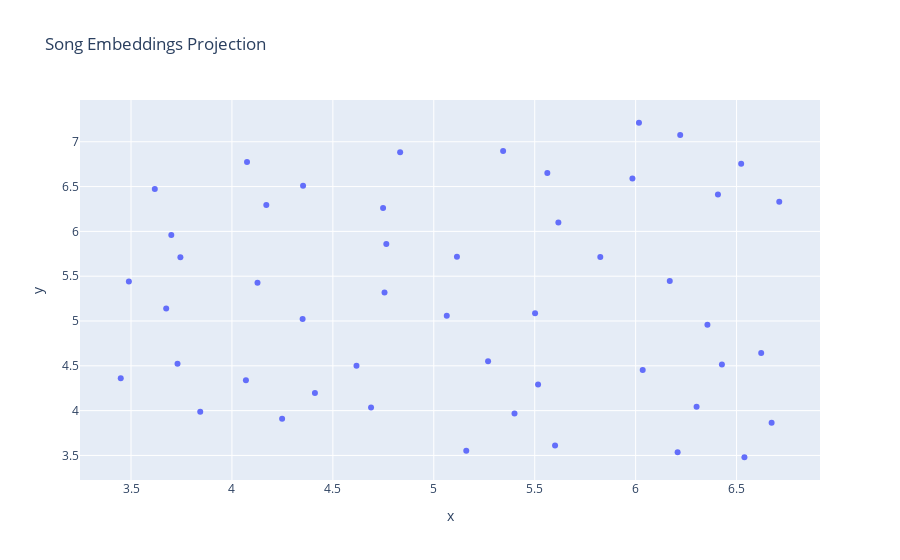

The code cell stored with this chart in its notebook:
### Markdown cell above
## 4. Visualize Embeddings
Project high-dimensional embeddings to 2D using UMAP.

### Code cell
projector = Projector(method='umap')
projections = projector.fit_transform(recommender.embeddings)

plot_embeddings_interactive(projections, recommender.metadata)

### Figure 1 — Plotly figure (JSON) as saved in the notebook; plotly's stock layout.template omitted (floating-point values rounded to 4 significant figures)
{"data": [{"customdata": [["Taylor Swift - Bad Blood.m4a", "29.93s"], ["Taylor Swift - Love Story.m4a", "30.02s"], ["The Chainsmokers - All We Know (feat. Phoebe Ryan).m4a", "30.02s"], ["Taylor Swift - Shake It Off.m4a", "30.00s"], ["The Chainsmokers - Hope (feat. Winona Oak).m4a", "30.01s"], ["Cloud & Kunfu - Bunt..m4a", "30.00s"], ["Martin Garrix & Dua Lipa - Scared to Be Lonely.m4a", "29.93s"], ["Martin Garrix - Don't Look Down (feat. Usher).m4a", "29.93s"], ["The Chainsmokers - Closer (feat. Halsey).m4a", "30.02s"], ["Armin van Buuren & Martin Garrix - Sleepless Nights (feat. Libby Whitehouse).m4a", "30.01s"], ["The Chainsmokers - Roses (feat. ROZES).m4a", "29.93s"], ["The Chainsmokers - This Feeling (feat. Kelsea Ballerini).m4a", "30.01s"], ["Martin Garrix & Bebe Rexha - In the Name of Love.m4a", "29.93s"], ["Martin Garrix & Troye Sivan - There for You.m4a", "29.93s"], ["ILLENIUM & Teddy Swims - All That Really Matters.m4a", "29.93s"], ["ILLENIUM & X Ambassadors - In Your Arms.m4a", "29.93s"], ["The Chainsmokers - Closer (feat. Halsey) [R3hab Remix].m4a", "29.93s"], ["Martin Garrix - Animals.m4a", "29.93s"], ["ILLENIUM & Annika Wells - Nightlight.m4a", "29.93s"], ["Taylor Swift - Blank Space.m4a", "29.93s"], ["Taylor Swift - You Need To Calm Down.m4a", "30.00s"], ["Gryffin & ILLENIUM - Feel Good (feat. Daya).m4a", "30.00s"], ["The Chainsmokers & Coldplay - Something Just Like This.m4a", "30.02s"], ["Taylor Swift - Wildest Dreams.m4a", "29.93s"], ["ILLENIUM, Excision & I Prevail - Feel Something.m4a", "29.93s"], ["ILLENIUM & Ryan Tedder - With Your Love.m4a", "30.02s"], ["Taylor Swift - Our Song.m4a", "30.02s"], ["The Chainsmokers - Call You Mine (feat. Bebe Rexha).m4a", "30.00s"], ["ILLENIUM & Jon Bellion - Good Things Fall Apart.m4a", "29.93s"], ["The Chainsmokers - Paris.m4a", "29.93s"], ["Martin Garrix - Ocean (feat. Khalid).m4a", "29.93s"], ["The Chainsmokers - Don't Let Me Down (feat. Daya).m4a", "30.02s"], ["BUNT. & Nate Traveller - Peace In Silence.m4a", "30.02s"], ["BUNT. & Nate Traveller - Clouds.m4a", "29.93s"], ["ILLENIUM & Said The Sky - Where'd U Go.m4a", "30.00s"], ["Taylor Swift - The Fate of Ophelia.m4a", "30.00s"], ["Taylor Swift - You Belong With Me.m4a", "29.93s"], ["BUNT. & Mapei - TRIPPIN.m4a", "30.02s"], ["BUNT. - Lose It All (I Don't Wanna).m4a", "30.02s"], ["David Guetta, Martin Garrix & Brooks - Like I Do.m4a", "29.93s"], ["Martin Garrix - High on Life (feat. Bonn).m4a", "29.93s"], ["Taylor Swift - Cruel Summer.m4a", "30.02s"], ["BUNT. & Elley Duhé - Lost My Mind (Wake Up).m4a", "29.93s"], ["Beatrice Egli - Bunt.m4a", "29.93s"], ["BUNT. & Oaks - You.m4a", "30.02s"], ["Martin Garrix & David Guetta - So Far Away (feat. Jamie Scott & Romy Dya).m4a", "29.93s"], ["Seven Lions, ILLENIUM, Said The Sky & HALIENE - Rush over Me.m4a", "30.00s"], ["BUNT., The Chainsmokers & Izzy Bizu - Spaces.m4a", "30.02s"], ["ILLENIUM - Fractures (feat. Nevve).m4a", "30.00s"]], "hovertemplate": "x=%{x}<br>y=%{y}<br>filename=%{customdata[0]}<br>duration=%{customdata[1]}<extra></extra>", "legendgroup": "", "marker": {"color": "#636efa", "symbol": "circle"}, "mode": "markers", "name": "", "orientation": "v", "showlegend": false, "type": "scatter", "x": [3.73, 6.208, 4.689, 4.249, 5.617, 3.843, 5.984, 6.302, 6.169, 5.115, 6.035, 6.622, 3.745, 4.17, 5.4, 6.356, 4.127, 4.749, 5.601, 3.449, 4.617, 3.7, 6.427, 3.674, 6.711, 5.064, 6.674, 4.35, 5.161, 4.069, 6.408, 5.517, 6.221, 5.343, 5.563, 5.502, 6.539, 4.075, 6.016, 4.352, 4.756, 4.411, 4.765, 5.269, 4.833, 3.489, 6.523, 5.825, 3.618], "xaxis": "x", "y": [4.524, 3.535, 4.036, 3.91, 6.098, 3.988, 6.59, 4.043, 5.446, 5.717, 4.455, 4.643, 5.712, 6.295, 3.967, 4.959, 5.428, 6.26, 3.612, 4.36, 4.5, 5.96, 4.514, 5.14, 6.331, 5.059, 3.864, 5.022, 3.553, 4.339, 6.412, 4.291, 7.076, 6.896, 6.652, 5.086, 3.48, 6.774, 7.212, 6.509, 5.318, 4.197, 5.859, 4.551, 6.884, 5.44, 6.755, 5.715, 6.473], "yaxis": "y"}], "layout": {"legend": {"tracegroupgap": 0}, "title": {"text": "Song Embeddings Projection"}, "xaxis": {"anchor": "y", "domain": [0, 1], "title": {"text": "x"}}, "yaxis": {"anchor": "x", "domain": [0, 1], "title": {"text": "y"}}}}
